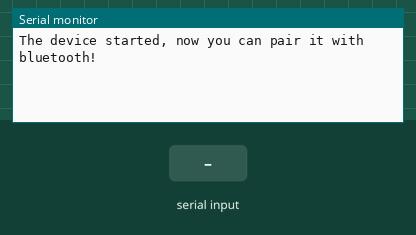
Simulated run of this sketch. Board: ESP32. Shown: the last lines printed to the serial monitor. The test bench sets the inputs (shaded band). Nothing arrives over Bluetooth unless stated.

Above: at 1.2 s.
1.3 s: "a" received over the second serial link
At 2.0 s:
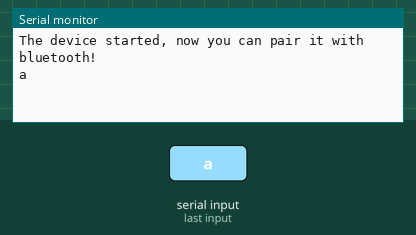
2.8 s: "1" received over the second serial link
At 3.2 s:
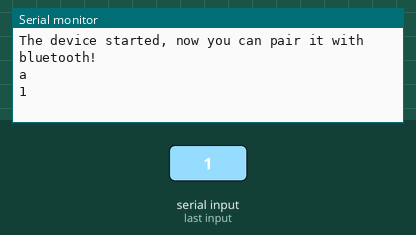

Measured:
- after the input at 1.3 s, the serial monitor: prints a new line at once (image 1)
- after the input at 2.8 s, the serial monitor: prints a new line at once (image 2)

The sketch:

esp32_BT.ino
```cpp
#include <BluetoothSerial.h>

BluetoothSerial SerialBT;
 char incomingChar;

void setup() {
  Serial.begin(9600);
  SerialBT.begin("MASS ROBOTIC ARM"); // Bluetooth device name
  Serial.println("The device started, now you can pair it with bluetooth!");
}

void loop() {
  if (SerialBT.available()) {
    // Read data from Bluetooth
    char incomingChar = SerialBT.read();

    // Print the received data to the Serial Monitor
    Serial.println(incomingChar);
      if (incomingChar=='a'){
  delay(1000);
  }

  }

  // You can add your other code or functionality here
}
```
